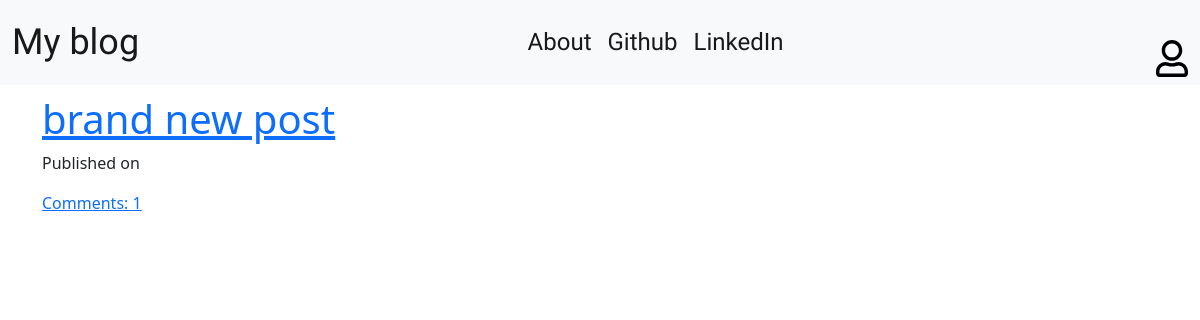
Before: / with the older database file.
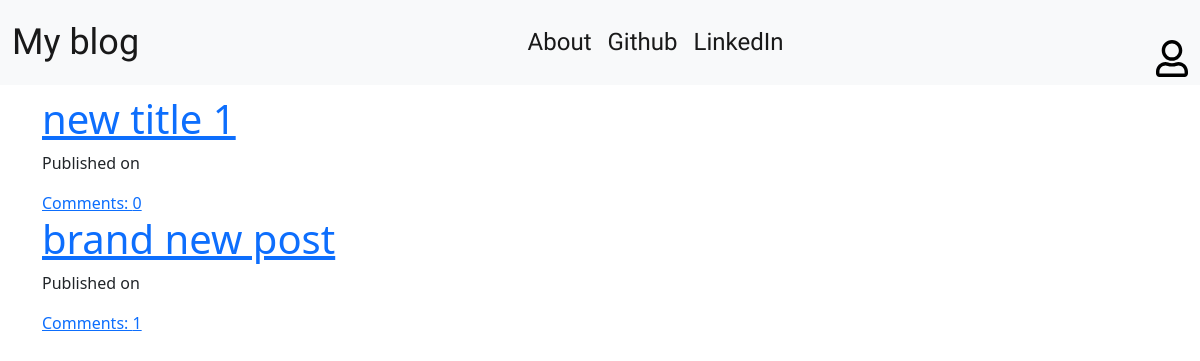
After: the same page with the newer database file.
### blog/models.py (models this page shows, shortened)
class Post(models.Model):
    author = models.ForeignKey('auth.User', on_delete=models.CASCADE)
    title = models.CharField(max_length=200)
    text = models.TextField()
    create_date = models.DateTimeField(default=timezone.now)
    published_date = models.DateTimeField(blank=True, null=True)
    def approve_comments(self):
        return self.comments.filter(approved_comment=True)

### blog/views.py (the view)
# urls.py: path('', views.PostListView.as_view(), name='post_list'),
class PostListView(ListView):
    model = Post
    def get_queryset(self):
        return Post.objects.filter(published_date__lte=timezone.now()).order_by('-published_date')

### blog/templates/blog/post_list.html
{% extends 'blog/base.html' %}
{% block content %}
<div class="centerstage">
    {% for post in post_list %}
    <div class="post">
        <h1><a href="{% url 'post_detail' pk=post.pk %}">{{ post.title }}</a></h1>
        <div class="date">
            <p>Published on {{ post.published|date:"D M Y" }}</p>
        </div>
        <a href="{% url 'post_detail' pk=post.pk %}">Comments: {{ post.approve_comments.count }}</a>
    </div>
    {% endfor %}
</div>
{% endblock %}

### blog/templates/blog/base.html (shortened to what this page needs)
<!DOCTYPE html>
{% load static %}
<html lang="en">
<head>
    <link href="https://cdn.jsdelivr.net/npm/bootstrap@5.0.0/dist/css/bootstrap.min.css" rel="stylesheet">
    <link rel="stylesheet" href="//cdn.jsdelivr.net/npm/medium-editor@latest/dist/css/medium-editor.min.css" type="text/css" media="screen" charset="utf-8">
    <link rel="stylesheet" href="{% static 'css/blog.css' %}">
</head>
<body class="loader">
    <nav class="navbar navbar-expand-lg navbar-light bg-light techfont custom-navbar">
        <div class="container-fluid">
            <a class="navbar-brand bigbrand" href="{% url 'post_list' %}">My blog</a>
            <ul class="navbar-nav">
                <li class="nav-item"><a class="nav-link active" href="{% url 'about' %}">About</a></li>
                <li class="nav-item"><a class="nav-link active" href="https://www.github.com">Github</a></li>
                <li class="nav-item"><a class="nav-link active" href="https://www.linkedin.com">LinkedIn</a></li>
            </ul>
            <ul class="navbar-nav navbar-right">
                {% if user.is_authenticated %}
                <li class="nav-item"><a class="nav-link active" href="{% url 'post_new' %}">New Post</a></li>
                <li class="nav-item"><a class="nav-link active" href="{% url 'post_draft_list' %}">Drafts</a></li>
                <li class="nav-item"><a class="nav-link active d-flex align-items-center" href="{% url 'logout' %}"><svg width="32" height="32"><img src="{% static 'svg/user_alt_solid.svg' %}"></svg></a></li>
                <li><a>Welcome, {{ user.username }}</a></li>
                {% else %}
                <li><a class="nav navbar-right" href="{% url 'login' %}"><svg width="32" height="32"><img src="{% static 'svg/user_regular.svg' %}"></svg></a></li>
                {% endif %}
            </ul>
        </div>
    </nav>
    <div class="content container">
        <div class="row">
            <div class="col-md-8">
                <div class="blog_posts">
                    {% block content %}
                    {% endblock %}
                </div>
            </div>
        </div>
    </div>
</body>
</html>

### blog/static/css/blog.css (style rules this page uses)
.techfont { font-family: 'Laila', sans-serif; font-size: 1.5em; margin-bottom: 10px; }
.bigbrand { font-size: 1.5em; }
.centerstage { margin-left: auto; margin-right: auto; }
.loader { filter:hue-rotate(0deg); color:linear-gradient(45deg,#0f8,#08f); animation:hue 10000ms infinite linear; }

Changed rows visible on the page:
added Post: title "new title 1", approve_comments.count "0"
